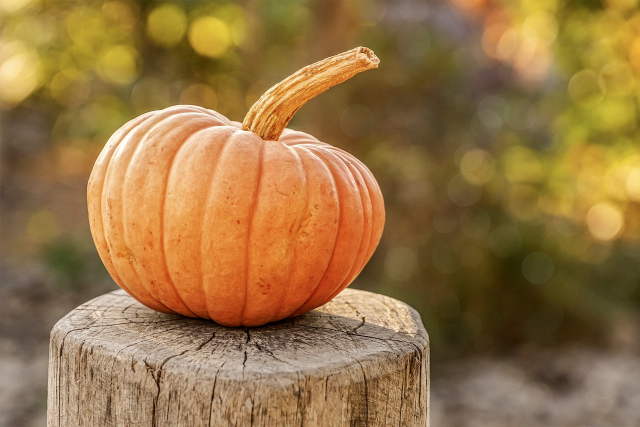
#> input picture testing/image-recognition/test-images/pumpkin.jpg, 1280 x 853 px (shown at 1/2 size)
$ python pumpkin-draw-box.py
#> lines starting #> are read from the running program, lines starting #| are printed output that depends on the picture; after the words box and inside, x2 and y2 are one past the last pixel; in counts of white or black regions, pixels touching at a corner belong together
import cv2 as cv


# Read in the image
img = cv.imread("test-images/pumpkin.jpg")
#> img is the input picture: shape (853, 1280, 3); mean B, G, R 68.1, 116.2, 150.6

# Draw red rectangle
cv.rectangle(img, (160, 60), (800, 700), (0, 255, 0), 3)
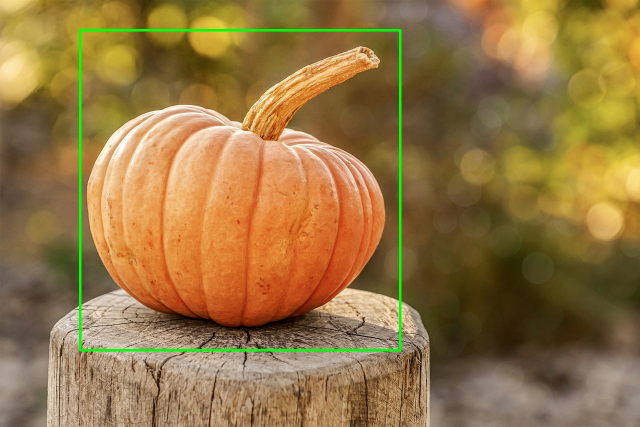
#> img: shape (853, 1280, 3) (shown at 1/2 size); 1.17% of pixels changed, all inside (x1, y1, x2, y2) = (158, 58, 803, 703)

cv.imshow("Pumpkin", img)
cv.waitKey(0)
cv.destroyAllWindows()
